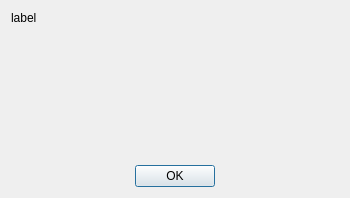
<?xml version="1.0" encoding="UTF-8"?>
<ui version="4.0">
 <class>CongratulationPopup</class>
 <widget class="QDialog" name="CongratulationPopup">
  <property name="geometry">
   <rect>
    <x>0</x>
    <y>0</y>
    <width>350</width>
    <height>198</height>
   </rect>
  </property>
  <property name="sizePolicy">
   <sizepolicy hsizetype="Maximum" vsizetype="Preferred">
    <horstretch>0</horstretch>
    <verstretch>0</verstretch>
   </sizepolicy>
  </property>
  <property name="maximumSize">
   <size>
    <width>350</width>
    <height>16777215</height>
   </size>
  </property>
  <property name="windowTitle">
   <string>Congratulation</string>
  </property>
  <layout class="QVBoxLayout" name="verticalLayout_2">
   <item>
    <layout class="QVBoxLayout" name="verticalLayout">
     <item>
      <widget class="QLabel" name="label">
       <property name="sizePolicy">
        <sizepolicy hsizetype="Preferred" vsizetype="Preferred">
         <horstretch>0</horstretch>
         <verstretch>0</verstretch>
        </sizepolicy>
       </property>
       <property name="text">
        <string>label</string>
       </property>
       <property name="textFormat">
        <enum>Qt::RichText</enum>
       </property>
       <property name="alignment">
        <set>Qt::AlignJustify|Qt::AlignTop</set>
       </property>
       <property name="openExternalLinks">
        <bool>true</bool>
       </property>
       <property name="textInteractionFlags">
        <set>Qt::TextBrowserInteraction</set>
       </property>
      </widget>
     </item>
     <item>
      <widget class="QDialogButtonBox" name="buttonBox">
       <property name="orientation">
        <enum>Qt::Horizontal</enum>
       </property>
       <property name="standardButtons">
        <set>QDialogButtonBox::Ok</set>
       </property>
       <property name="centerButtons">
        <bool>true</bool>
       </property>
      </widget>
     </item>
    </layout>
   </item>
  </layout>
 </widget>
 <resources/>
 <connections>
  <connection>
   <sender>buttonBox</sender>
   <signal>accepted()</signal>
   <receiver>CongratulationPopup</receiver>
   <slot>accept()</slot>
   <hints>
    <hint type="sourcelabel">
     <x>248</x>
     <y>254</y>
    </hint>
    <hint type="destinationlabel">
     <x>157</x>
     <y>274</y>
    </hint>
   </hints>
  </connection>
 </connections>
</ui>
